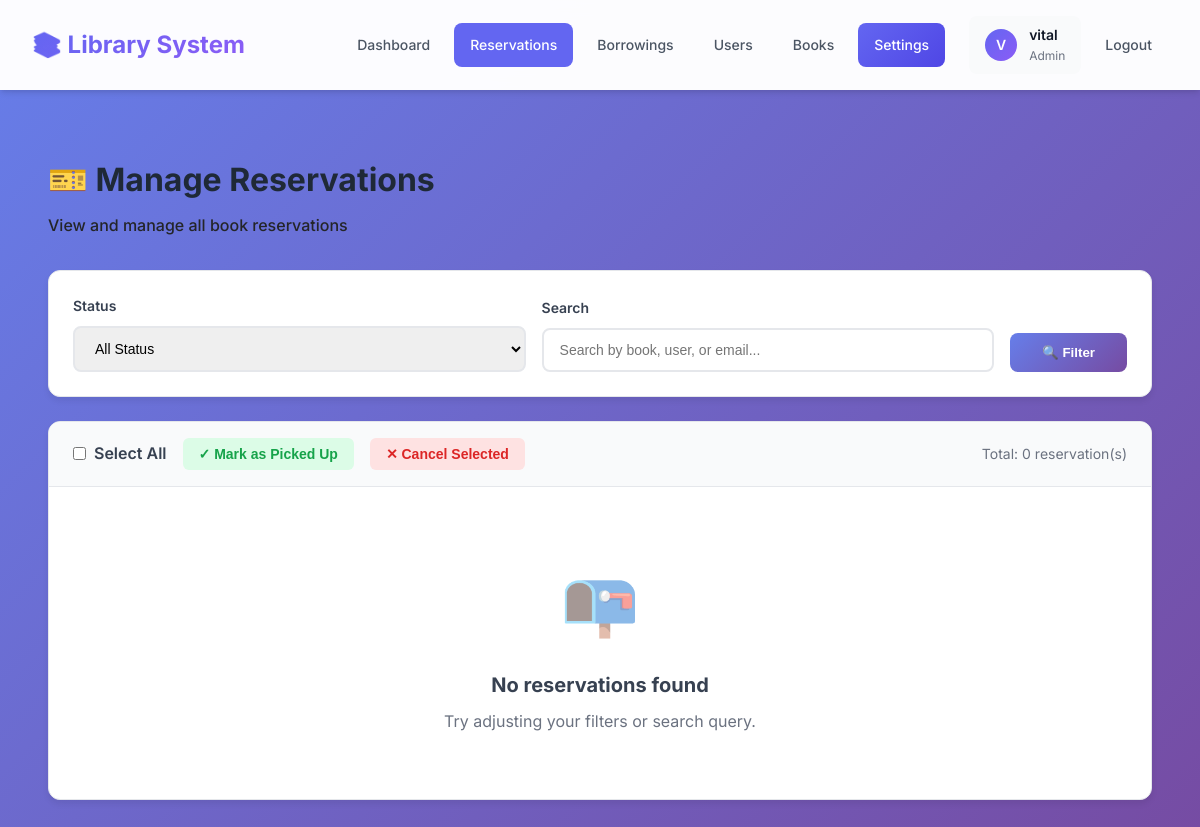
Before: /admin-dashboard/reservations/ (signed in) with the older database file.
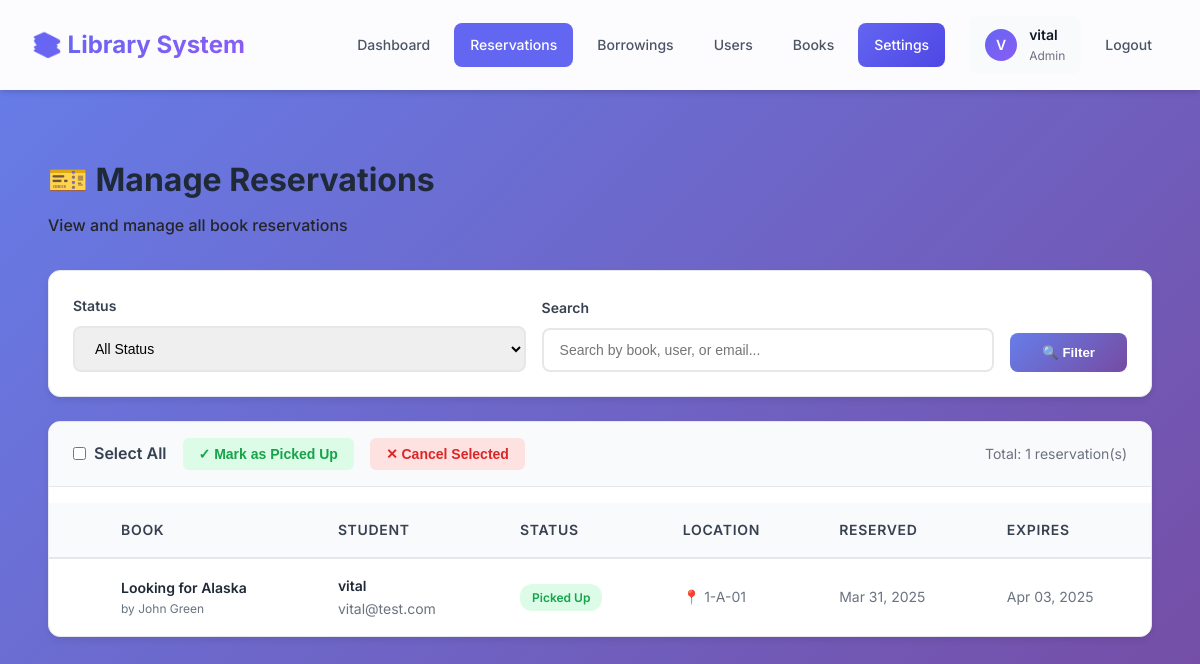
After: the same page with the newer database file.
### library/models.py (models this page shows, shortened)
class Reservation(models.Model):
    STATUS_CHOICES = (
        ('pending', 'Pending'),
        ('assigned', 'Assigned'),
        ('picked_up', 'Picked Up'),
        ('expired', 'Expired'),
        ('canceled', 'Canceled'),
    )
    user = models.ForeignKey(User, on_delete=models.CASCADE)
    book = models.ForeignKey(Book, on_delete=models.CASCADE)
    copy = models.ForeignKey(BookCopy, on_delete=models.SET_NULL, null=True, blank=True)
    reservation_date = models.DateTimeField(auto_now_add=True)
    expiration_date = models.DateTimeField(null=True, blank=True)
    status = models.CharField(max_length=10, choices=STATUS_CHOICES, default='pending')
    class Meta:
        db_table = 'reservations'
        indexes = [
            models.Index(fields=['status'], name='reservation_status_idx'),  # For filtering by status
            models.Index(fields=['user', 'status'], name='reservation_user_status_idx'),  # For user's reservations
            models.Index(fields=['expiration_date'], name='reservation_expiry_idx'),  # For expiry checks
            models.Index(fields=['book', 'status'], name='reservation_book_status_idx'),  # For book availability
        ]

class Book(models.Model):
    title = models.CharField(max_length=255)
    author = models.CharField(max_length=255, null=True, blank=True, unique=True)
    publication_year = models.IntegerField(null=True, blank=True)
    genre = models.CharField(max_length=50, null=True, blank=True)
    isbn = models.CharField(max_length=13, null=True, blank=True, unique=True)
    cover_image = models.ImageField(upload_to='book_covers/', blank=True, null=True)
    class Meta:
        db_table = 'books'
        indexes = [
            models.Index(fields=['title'], name='book_title_idx'),  # For search queries
            models.Index(fields=['author'], name='book_author_idx'),  # For search queries
            models.Index(fields=['genre'], name='book_genre_idx'),  # For genre filtering
        ]

class User(AbstractUser):
    ROLE_CHOICES = (
        ('student', 'Student'),
        ('teacher', 'Teacher'),
        ('admin', 'Admin'),
    )
    role = models.CharField(max_length=7, choices=ROLE_CHOICES, default='student')
    objects = UserManager()
    class Meta:
        db_table = 'users'

class BookCopy(models.Model):
    CONDITION_CHOICES = (
        ('new', 'New'),
        ('good', 'Good'),
        ('fair', 'Fair'),
        ('poor', 'Poor'),
        ('lost', 'Lost'),  # Permanently unavailable
    )
    book = models.ForeignKey(Book, on_delete=models.CASCADE)
    condition = models.CharField(max_length=50, choices=CONDITION_CHOICES, default='good')
    location = models.CharField(
        max_length=50,
        unique=True,  # Each physical location can only hold one book copy
        validators=[RegexValidator(regex=r'^\d+-[A-Z]-\d+$', message='Format must be like "1-A-12"')],
        help_text='Physical shelf location (e.g., 1-A-12). Must be unique across all book copies.'
    )
    lost_date = models.DateTimeField(null=True, blank=True, help_text='Date when book was marked as lost')
    lost_reason = models.TextField(null=True, blank=True, help_text='Reason why book was marked as lost')
    class Meta:
        db_table = 'book_copies'
        indexes = [
            models.Index(fields=['book'], name='bookcopy_book_idx'),  # For finding copies of a book
            models.Index(fields=['condition'], name='bookcopy_condition_idx'),  # For filtering lost books
        ]

### library/views.py (the view, shortened to what this page needs)
# urls.py: path('admin-dashboard/reservations/', views.admin_reservations, name='admin_reservations'),
@login_required(login_url='student_login')
def admin_reservations(request):
    if not request.user.is_staff:
        messages.error(request, 'You do not have permission to access this page.')
        return redirect('book_catalog')
    status_filter = request.GET.get('status', 'all')
    search_query = request.GET.get('search', '')
    user_filter = request.GET.get('user', '')  # Filter by specific user
    reservations = Reservation.objects.select_related(
        'user', 'book', 'copy'
    ).order_by('-reservation_date')
    if user_filter:
        reservations = reservations.filter(user_id=user_filter)
    if status_filter != 'all':
        reservations = reservations.filter(status=status_filter)
    if search_query:
        reservations = reservations.filter(
            Q(book__title__icontains=search_query) |
            Q(user__username__icontains=search_query) |
            Q(user__email__icontains=search_query)
        )
    paginator = Paginator(reservations, 20)
    page = request.GET.get('page', 1)
    try:
        reservations_page = paginator.page(page)
    except PageNotAnInteger:
        reservations_page = paginator.page(1)
    except EmptyPage:
        reservations_page = paginator.page(paginator.num_pages)
    context = {
        'reservations': reservations_page,
        'status_filter': status_filter,
        'search_query': search_query,
        'total_count': reservations.count(),
    }
    return render(request, 'library/admin_reservations.html', context)

### library/templates/library/admin_reservations.html (shortened to what the changed rows need)
{% extends 'library/base.html' %}
{% load static %}
{% block content %}
<div class="admin-page">
    <div class="page-header">
        <h1>🎫 Manage Reservations</h1>
    </div>
    <div class="table-container">
        <form method="POST" action="" id="bulkForm">
            <div class="bulk-actions-bar">
                <label class="bulk-select-all">
                    <input type="checkbox" id="selectAll">
                    Select All
                </label>
                <button type="button" class="bulk-action-btn success"
                        onclick="submitBulkAction('mark_picked_up')">
                    ✓ Mark as Picked Up
                </button>
                <button type="button" class="bulk-action-btn danger"
                        onclick="submitBulkAction('cancel')">
                    ✕ Cancel Selected
                </button>
                <span style="margin-left: auto; color: #6b7280; font-size: 0.875rem;">
                    Total: {{ total_count }} reservation(s)
                </span>
            </div>
            {% if reservations %}
                <table class="reservations-table">
                    <thead>
                        <tr>
                            <th style="width: 40px;"></th>
                            <th>Book</th>
                            <th>Student</th>
                            <th>Status</th>
                            <th>Location</th>
                            <th>Reserved</th>
                            <th>Expires</th>
                        </tr>
                    </thead>
                    <tbody>
                        {% for reservation in reservations %}
                            {% if reservation.status in 'pending,assigned' %}
                            <tr class="clickable" onclick="toggleRow(this, '{{ reservation.id }}')" data-reservation-id="{{ reservation.id }}">
                            {% else %}
                            <tr data-reservation-id="{{ reservation.id }}">
                            {% endif %}
                                <td onclick="event.stopPropagation();">
                                </td>
                                <td>
                                    <div class="book-title">{{ reservation.book.title }}</div>
                                    <div class="user-info" style="font-size: 0.75rem;">
                                        by {{ reservation.book.author }}
                                    </div>
                                </td>
                                <td>
                                    <div class="book-title">{{ reservation.user.username }}</div>
                                    {% if reservation.user.email %}
                                        <div class="user-info">{{ reservation.user.email }}</div>
                                    {% endif %}
                                </td>
                                <td>
                                    <span class="status-badge {{ reservation.status }}">
                                        {{ reservation.get_status_display }}
                                    </span>
                                </td>
                                <td>
                                    {% if reservation.copy %}
                                        <span class="location-info">
                                            📍 {{ reservation.copy.location }}
                                        </span>
                                    {% else %}
                                        <span style="color: #9ca3af;">Not assigned</span>
                                    {% endif %}
                                </td>
                                <td>
                                    <span style="color: #6b7280;">
                                        {{ reservation.reservation_date|date:"M d, Y" }}
                                    </span>
                                </td>
                                <td>
                                    {% if reservation.expiration_date %}
                                        <span style="color: #6b7280;">
                                            {{ reservation.expiration_date|date:"M d, Y" }}
                                        </span>
                                    {% else %}
                                        <span style="color: #9ca3af;">—</span>
                                    {% endif %}
                                </td>
                            </tr>
                        {% endfor %}
                    </tbody>
                </table>
            {% else %}
                <div class="empty-state">
                    <div class="empty-state-icon">📭</div>
                    <h3>No reservations found</h3>
                    <p>Try adjusting your filters or search query.</p>
                </div>
            {% endif %}
        </form>
    </div>
</div>
{% endblock %}

Changed rows visible on the page:
added Reservation: book "Looking for Alaska", book.author "John Green", user.username "vital", user.email "vital@test.com", status "Picked Up", copy.location "1-A-01", reservation_date "Mar 31, 2025", expiration_date "Apr 03, 2025"
Other visible differences:
{{ total_count }}: "0" → "1"
text no longer shown: "📭 No reservations found Try adjusting your filters or search query."
text now shown: "BOOK STUDENT STATUS LOCATION RESERVED EXPIRES"
